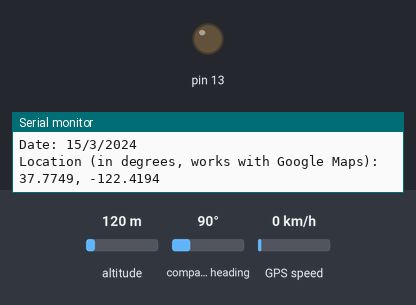
Simulated run of this sketch. Board: Arduino Uno, built with avr-gcc and run on an emulated ATmega328P. Parts: output pins drawn as LEDs (lit = HIGH), the last lines printed to the serial monitor. The inputs (shaded band) are chosen by the test bench; at power-on: altitude 120 m, compass heading 90°, GPS speed 0 km/h. The GPS gets a fix after 3 s at 37.7749, -122.4194 with 8 satellites.

Above: at 6.1 s.
6.2 s: altitude set to 20 m
At 7.5 s:
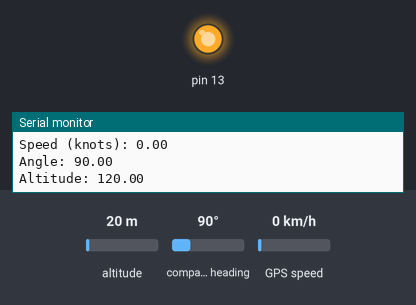
Timing chart, 0 to 30.0 s (numbered marks = the images above; inputs shaded):
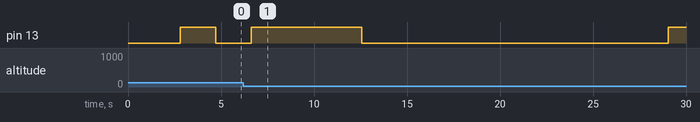

The sketch:

XbeeDigiMesh.ino
```cpp
#include <SoftwareSerial.h>
#include <Adafruit_GPS.h>

const int RX_Xbee = 2;
const int TX_Xbee = 3;
SoftwareSerial serialXbee(RX_Xbee, TX_Xbee);

const int RX_Gps = 6;
const int TX_Gps = 7;
SoftwareSerial serialGps(RX_Gps, TX_Gps);

Adafruit_GPS GPS(&serialGps);
#define GPSECHO  false
int incomingByte = 0;
int cnt = 0;
int ledStatus = 0;

void setup() {
  // Configure Xbee serial port
  pinMode(RX_Xbee, INPUT);
  pinMode(TX_Xbee, OUTPUT);
  serialXbee.begin(9600);

  // Configure GPS serial port
  //pinMode(RX_Gps, INPUT);
  //pinMode(TX_Gps, OUTPUT);
  //serialGps.begin(9600);
  GPS.begin(9600);
  GPS.sendCommand(PMTK_SET_NMEA_OUTPUT_RMCGGA);
  GPS.sendCommand(PMTK_SET_NMEA_UPDATE_1HZ);   // 1 Hz update rate
  GPS.sendCommand(PGCMD_ANTENNA);

  delay(1000);

  // Configure LED
  pinMode(13, OUTPUT);

  // Configure Serial Console (USB) port
  Serial.begin(9600);
}

uint32_t timer = millis();
void loop() {
  cnt++;

  // Blink LED
  if(cnt >= 20000){
    cnt = 0;
    if(ledStatus == 0)
    {
      digitalWrite(13,HIGH);
      ledStatus = 1;
    } else {
      digitalWrite(13,LOW);
      ledStatus = 0;
    }
  }

  char c = GPS.read();
  if(GPSECHO)
    if(c) Serial.print(c);

  // if a sentence is received, we can check the checksum, parse it...
  if (GPS.newNMEAreceived()) {
    // a tricky thing here is if we print the NMEA sentence, or data
    // we end up not listening and catching other sentences!
    // so be very wary if using OUTPUT_ALLDATA and trytng to print out data
    //Serial.println(GPS.lastNMEA());   // this also sets the newNMEAreceived() flag to false

    if (!GPS.parse(GPS.lastNMEA()))   // this also sets the newNMEAreceived() flag to false
      return;  // we can fail to parse a sentence in which case we should just wait for another
  }

  // if millis() or timer wraps around, we'll just reset it
  if (timer > millis())  timer = millis();

  // approximately every 2 seconds or so, print out the current stats
  if (millis() - timer > 2000) {
    timer = millis(); // reset the timer

    serialXbee.print("\nTime: ");
    serialXbee.print(GPS.hour, DEC); serialXbee.print(':');
    serialXbee.print(GPS.minute, DEC); serialXbee.print(':');
    serialXbee.print(GPS.seconds, DEC); serialXbee.print('.');
    serialXbee.println(GPS.milliseconds);
    Serial.print("Date: ");
    Serial.print(GPS.day, DEC); Serial.print('/');
    Serial.print(GPS.month, DEC); Serial.print("/20");
    Serial.println(GPS.year, DEC);
    serialXbee.print("Fix: "); serialXbee.print((int)GPS.fix);
    serialXbee.print(" quality: "); serialXbee.println((int)GPS.fixquality);
    if (GPS.fix) {
      serialXbee.print("Location: ");
      serialXbee.print(GPS.latitude, 4); serialXbee.print(GPS.lat);
      serialXbee.print(", ");
      serialXbee.print(GPS.longitude, 4); serialXbee.println(GPS.lon);
      Serial.print("Location (in degrees, works with Google Maps): ");
      Serial.print(GPS.latitudeDegrees, 4);
      Serial.print(", ");
      Serial.println(GPS.longitudeDegrees, 4);

      Serial.print("Speed (knots): "); Serial.println(GPS.speed);
      Serial.print("Angle: "); Serial.println(GPS.angle);
      Serial.print("Altitude: "); Serial.println(GPS.altitude);
      serialXbee.print("Satellites: "); serialXbee.println((int)GPS.satellites);
    }
  }


  /*
  // Forward data from Xbee to USB Console
  if (serialXbee.available()) {
    Serial.write(serialXbee.read());
  }

  // Forward data from USB Console to Xbee
  if (Serial.available()) {
    serialXbee.write(Serial.read());
  }

  // Forward data from GPS to USB Console
  if (serialGps.available()) {

    Serial.write(serialGps.read());
    //serialXbee.write(serialGps.read());
  }
  */
}
```
